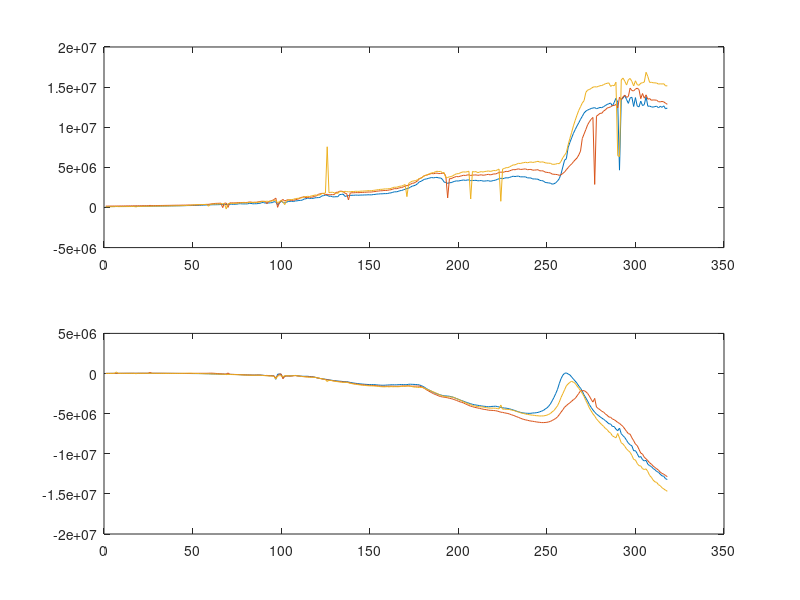
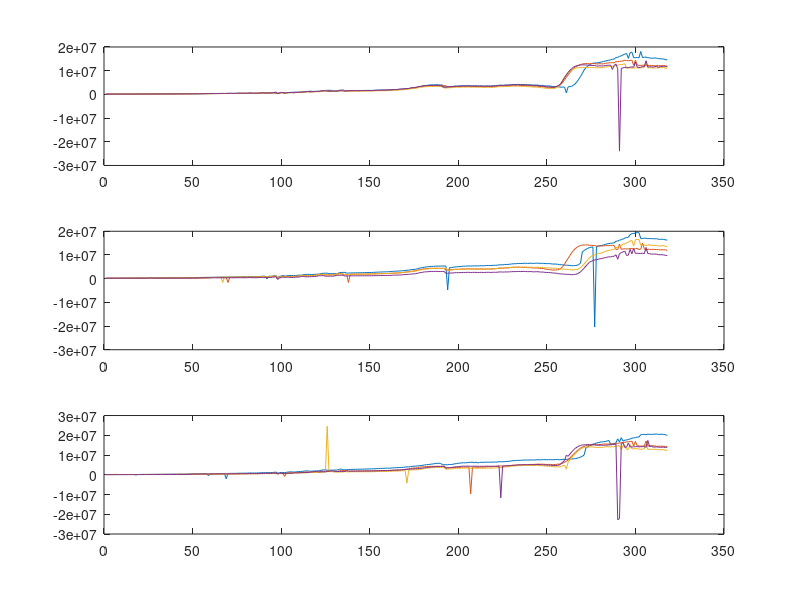
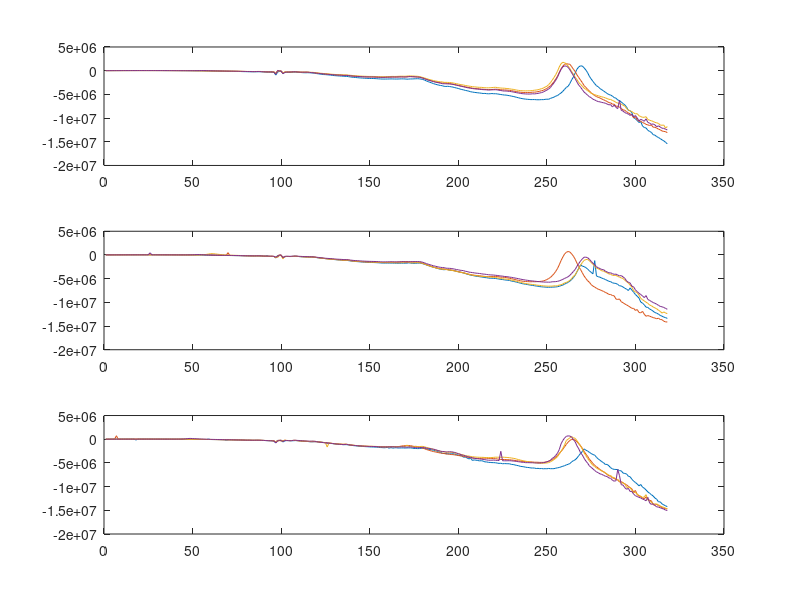
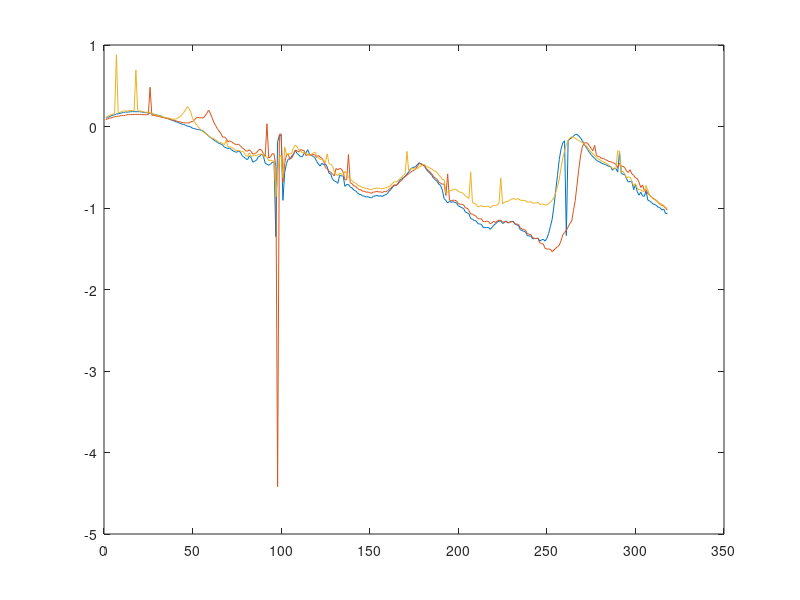

Here is the MATLAB script that generated these plots, in order:
D71 = load('Sil70-1.dat');
D72 = load('Sil70-2.dat');
D73 = load('Sil70-3.dat');
D74 = load('Sil70-4.dat');

D81 = load('Sil83-1.dat');
D82 = load('Sil83-2.dat');
D83 = load('Sil83-3.dat');
D84 = load('Sil83-4.dat');

D91 = load('Sil99-1.dat');
D92 = load('Sil99-2.dat');
D93 = load('Sil99-3.dat');
D94 = load('Sil99-4.dat');

f = D71(:,1);

e71 = D71(:,2);
e72 = D72(:,2);
e73 = D73(:,2);
e74 = D74(:,2);

e81 = D81(:,2);
e82 = D82(:,2);
e83 = D83(:,2);
e84 = D84(:,2);

e91 = D91(:,2);
e92 = D92(:,2);
e93 = D93(:,2);
e94 = D94(:,2);

e7 = (e71+e72+e73+e74)/4;
e8 = (e81+e82+e83+e84)/4;
e9 = (e91+e92+e93+e94)/4;

g71 = D71(:,3);
g72 = D72(:,3);
g73 = D73(:,3);
g74 = D74(:,3);

g81 = D81(:,3);
g82 = D82(:,3);
g83 = D83(:,3);
g84 = D84(:,3);

g91 = D91(:,3);
g92 = D92(:,3);
g93 = D93(:,3);
g94 = D94(:,3);

g7 = (g71+g72+g73+g74)/4;
g8 = (g81+g82+g83+g84)/4;
g9 = (g91+g92+g93+g94)/4;

t71 = D71(:,4);
t72 = D72(:,4);
t73 = D73(:,4);
t74 = D74(:,4);

t81 = D81(:,4);
t82 = D82(:,4);
t83 = D83(:,4);
t84 = D84(:,4);

t91 = D91(:,4);
t92 = D92(:,4);
t93 = D93(:,4);
t94 = D94(:,4);

t7 = (t71+t72+t73+t74)/4;
t8 = (t81+t82+t83+t84)/4;
t9 = (t91+t92+t93+t94)/4;

p71 = D71(:,5);
p72 = D72(:,5);
p73 = D73(:,5);
p74 = D74(:,5);

p81 = D81(:,5);
p82 = D82(:,5);
p83 = D83(:,5);
p84 = D84(:,5);

p91 = D91(:,5);
p92 = D92(:,5);
p93 = D93(:,5);
p94 = D94(:,5);

p7 = (p71+p72+p73+p74)/4;
p8 = (p81+p82+p83+p84)/4;
p9 = (p91+p92+p93+p94)/4;

figure(1);
subplot(2,1,1);
plot(f,e7,f,e8,f,e9);
subplot(2,1,2);
plot(f,g7,f,g8,f,g9);

figure(2);
subplot(3,1,1);
plot(f,e71,f,e72,f,e73,f,e74);
subplot(3,1,2);
plot(f,e81,f,e82,f,e83,f,e84);
subplot(3,1,3);
plot(f,e91,f,e92,f,e93,f,e94);

figure(3);
subplot(3,1,1);
plot(f,g71,f,g72,f,g73,f,g74);
subplot(3,1,2);
plot(f,g81,f,g82,f,g83,f,g84);
subplot(3,1,3);
plot(f,g91,f,g92,f,g93,f,g94);

figure(4);
plot(f,t7,f,t8,f,t9);

figure(5);
plot(f,p7,f,p8,f,p9);
